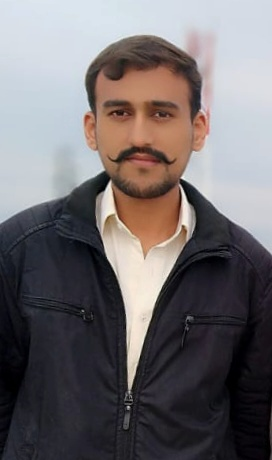
#> input picture Face_Detector_Recognizer/SimplePics/JawadPic.jpeg, 272 x 460 px, found by its file name
$ python FaceDetectionFile.py
#> lines starting #> are read from the running program, lines starting #| are printed output that depends on the picture; after the words box and inside, x2 and y2 are one past the last pixel; in counts of white or black regions, pixels touching at a corner belong together
#The simplest way for detecting face in a image.

import cv2

img = cv2.imread("Data/JawadPic.jpeg",1)
#> img is the input picture: shape (460, 272, 3); mean B, G, R 109.5, 107.3, 112.4

# [11 lines of commented-out code are left out]

face_cascade = cv2.CascadeClassifier("../haarcascade_frontalface_default.xml")

gray_img = cv2.cvtColor(img, cv2.COLOR_BGR2GRAY)
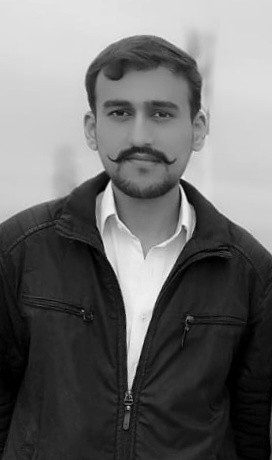
#> gray_img: shape (460, 272); min 0, max 245, mean 109.1

faces = face_cascade.detectMultiScale(gray_img, scaleFactor = 1.05, minNeighbors=5)
#> faces = [[75, 61, 131, 131]]

# print (type(faces))
#
# print (faces)

for x, y, w, h in faces:
    img = cv2.rectangle(img, (x,y), (x+w, y+h), (0,255,0), 3)
#> this loop made 1 pass
#> pass 1, `img = cv2.rectangle(img, (x,y), (x+w, y+h), (0,255,0), 3)`:
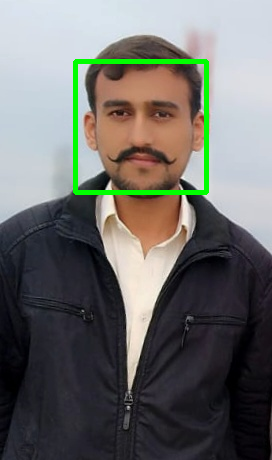
#> img: shape (460, 272, 3); 2.08% of pixels changed, all inside (x1, y1, x2, y2) = (73, 59, 209, 195)

cv2.imshow("Gray", img)

cv2.waitKey(0)

cv2.destroyAllWindows()

$ run again, with Face_Detector_Recognizer/SimplePics/Taimoor12.jpeg copied over Face_Detector_Recognizer/SimplePics/JawadPic.jpeg
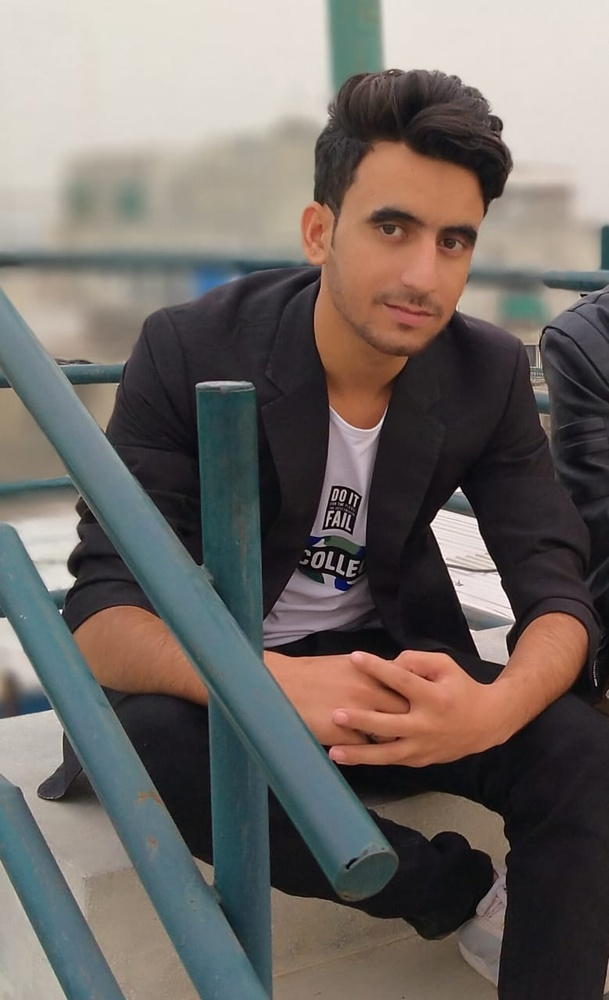
#> input picture Face_Detector_Recognizer/SimplePics/Taimoor12.jpeg, 609 x 1000 px, shrunk from 779 x 1280 before the run, found by its file name
#> img is the input picture: shape (1000, 609, 3); mean B, G, R 101, 105.6, 112.5
#> faces = [[42, 325, 143, 143], [320, 159, 196, 196]]
#> the loop `for x, y, w, h in faces:` made 2 passes
#> pass 1, `img = cv2.rectangle(img, (x,y), (x+w, y+h), (0,255,0), 3)`:
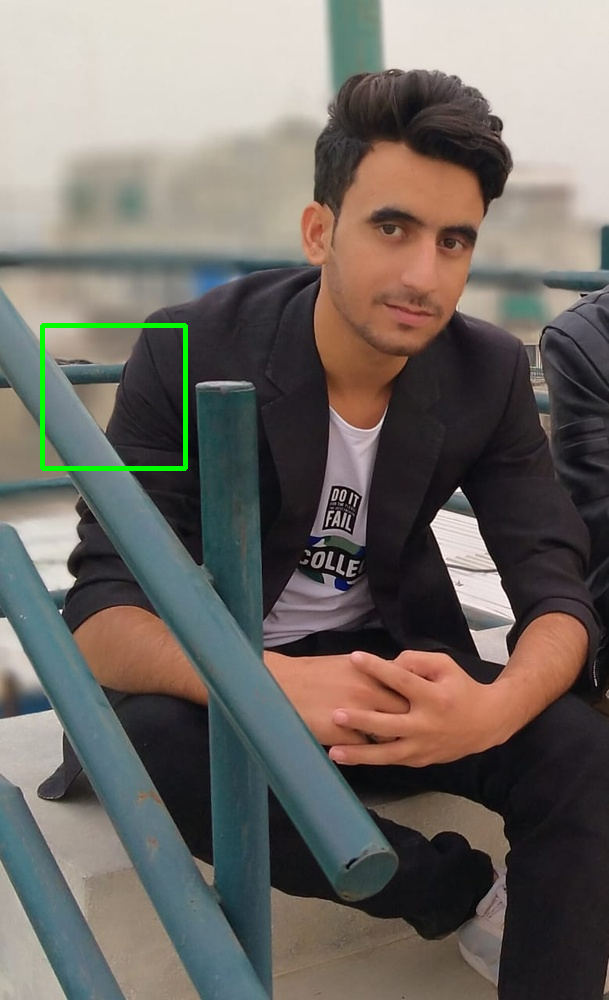
#> img: shape (1000, 609, 3); 0.47% of pixels changed, all inside (x1, y1, x2, y2) = (40, 323, 188, 471)
#> pass 2, `img = cv2.rectangle(img, (x,y), (x+w, y+h), (0,255,0), 3)`:
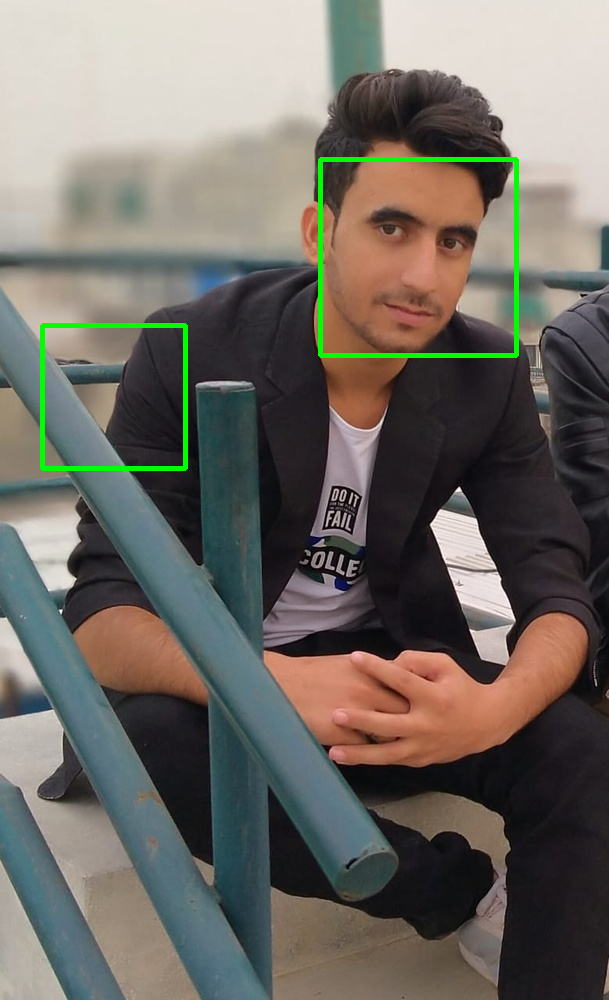
#> img: shape (1000, 609, 3); 0.64% of pixels changed, all inside (x1, y1, x2, y2) = (318, 157, 519, 358)

$ run again, with Face_Detector_Recognizer/SimplePics/Muddaser.jpg copied over Face_Detector_Recognizer/SimplePics/JawadPic.jpeg
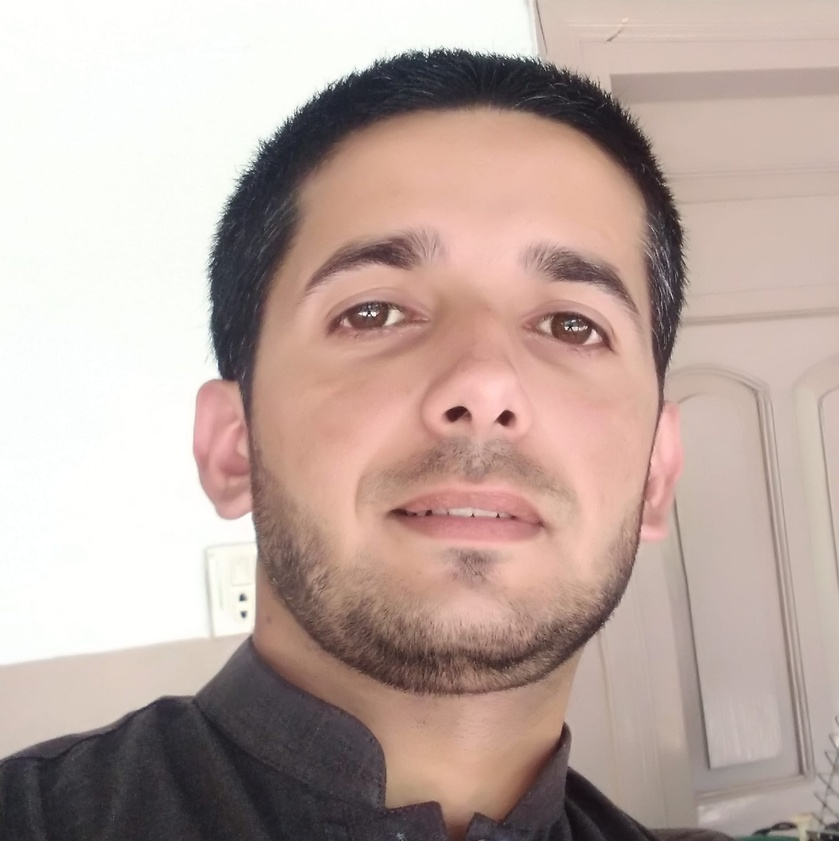
#> input picture Face_Detector_Recognizer/SimplePics/Muddaser.jpg, 839 x 841 px, shrunk from 2008 x 2015 before the run, found by its file name
#> img is the input picture: shape (841, 839, 3); mean B, G, R 161.4, 168.5, 188.4
#> `gray_img = cv2.cvtColor(img, cv2.COLOR_BGR2GRAY)`:
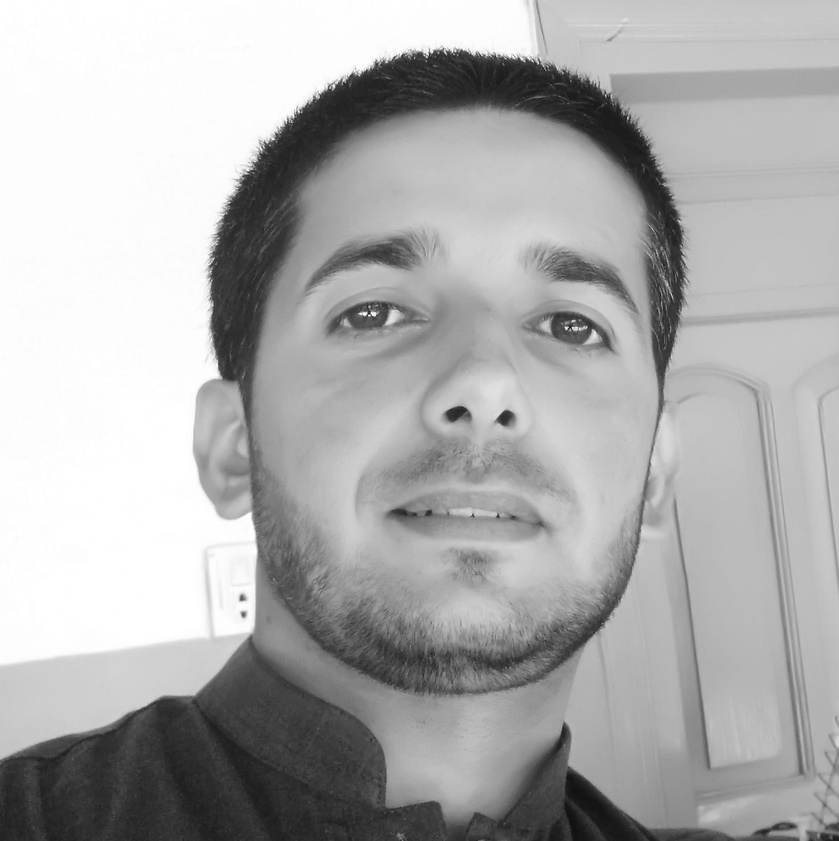
#> gray_img: shape (841, 839); min 15, max 255, mean 173.6
#> faces = [[231, 134, 493, 493]]
#> the loop `for x, y, w, h in faces:` made 1 pass
#> pass 1, `img = cv2.rectangle(img, (x,y), (x+w, y+h), (0,255,0), 3)`:
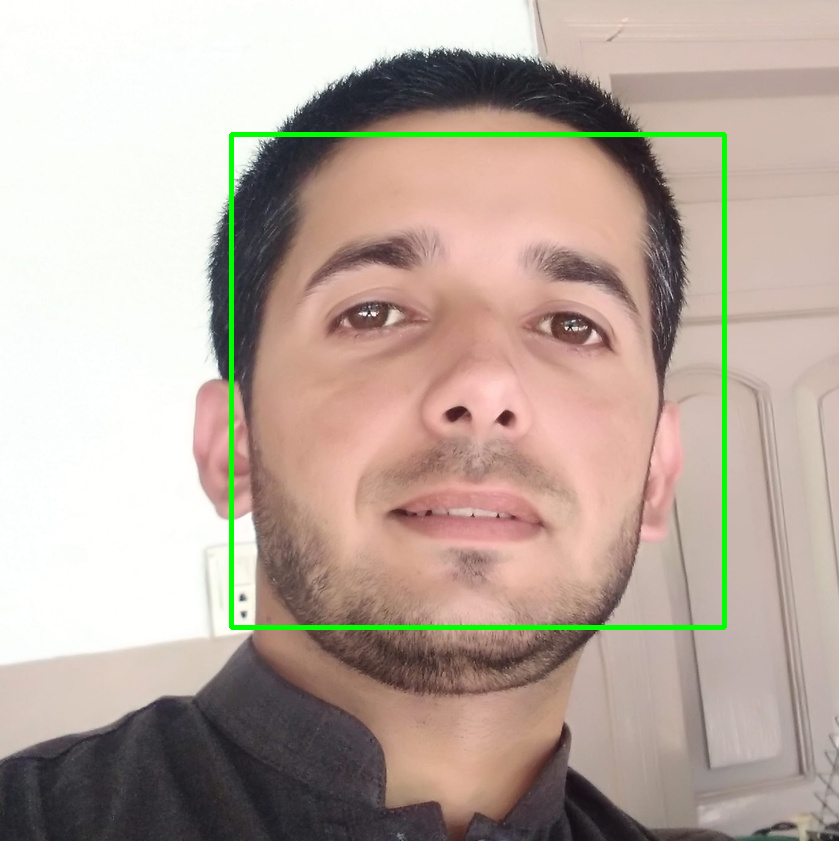
#> img: shape (841, 839, 3); 1.4% of pixels changed, all inside (x1, y1, x2, y2) = (229, 132, 727, 630)
